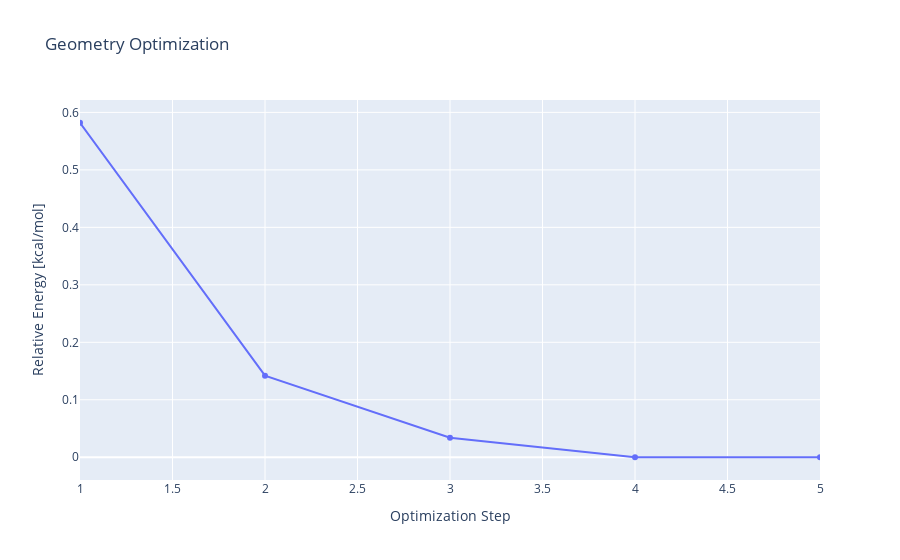
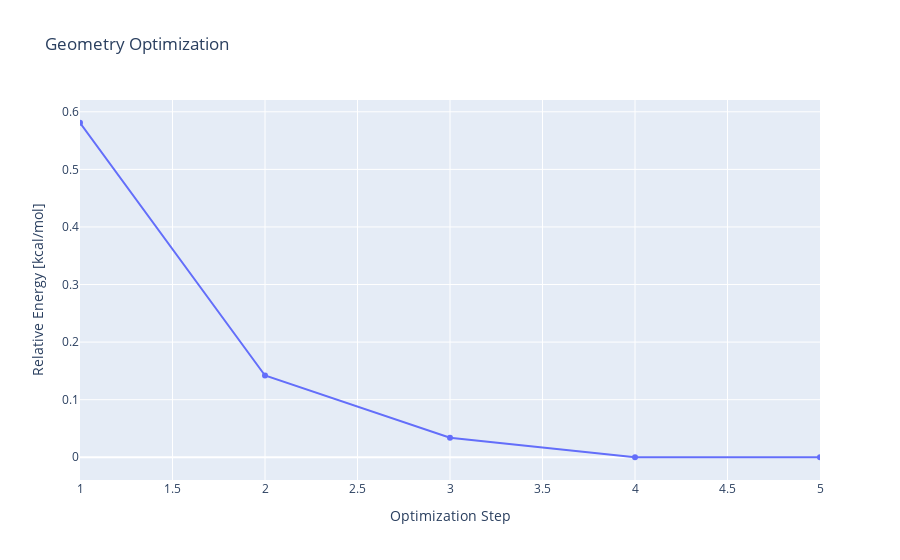
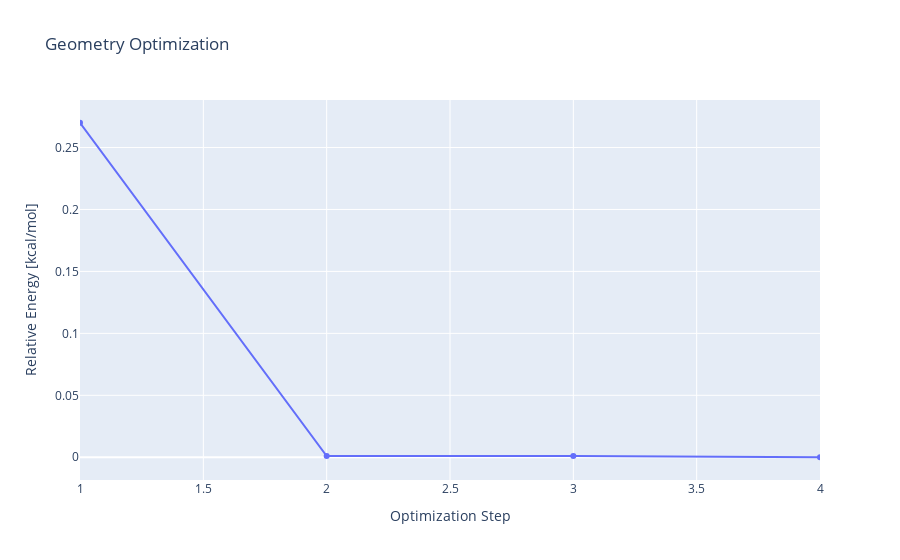
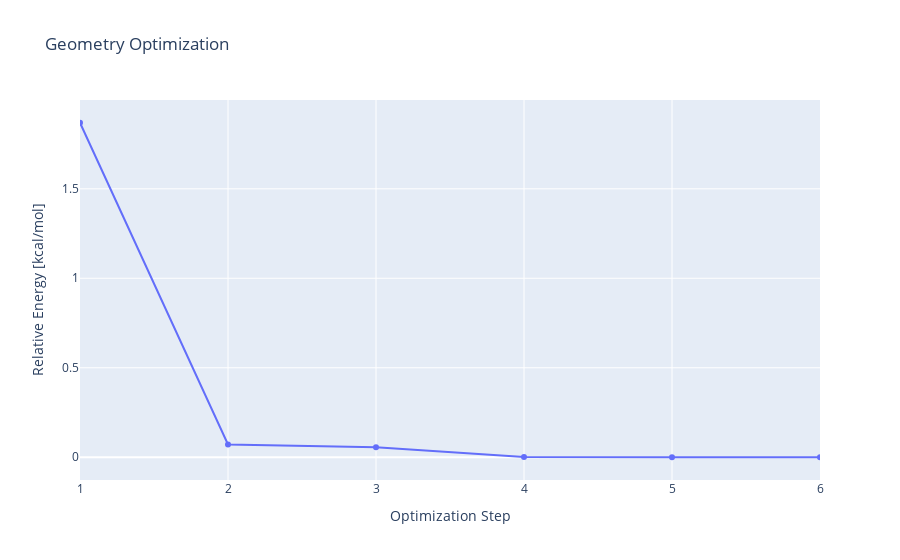

The notebook cell these images were saved under, in order:
### Code cell
H2CO_energies=[]

for LoT in LoTs:
    optimisation=workflow(ds_mols,'H2CO',LoT)
    optimisation.add_specification()
    optimisation.setup_molecule()
    optimisation.compute_molecule('basic_small')
    print(optimisation.get_results()[1].show_history())
    H2CO_energies.append((optimisation.get_results()[1].energies[-1]))
  
    
    

       
print(H2CO_energies)

### Figure 1 — Plotly figure (JSON) as saved in the notebook; plotly's stock layout.template omitted (floating-point values rounded to 4 significant figures)
{"data": [{"mode": "lines+markers", "type": "scatter", "x": [1, 2, 3, 4, 5], "y": [0.582, 0.142, 0.034, 0, 0]}], "layout": {"title": {"text": "Geometry Optimization"}, "xaxis": {"range": [1, 5], "title": {"text": "Optimization Step"}}, "yaxis": {"title": {"text": "Relative Energy [kcal/mol]"}, "zeroline": true}}}

### Figure 2 — Plotly figure (JSON) as saved in the notebook; plotly's stock layout.template omitted (floating-point values rounded to 4 significant figures)
{"data": [{"mode": "lines+markers", "type": "scatter", "x": [1, 2, 3, 4, 5], "y": [0.581, 0.142, 0.034, 0, 0]}], "layout": {"title": {"text": "Geometry Optimization"}, "xaxis": {"range": [1, 5], "title": {"text": "Optimization Step"}}, "yaxis": {"title": {"text": "Relative Energy [kcal/mol]"}, "zeroline": true}}}

### Figure 3 — Plotly figure (JSON) as saved in the notebook; plotly's stock layout.template omitted (floating-point values rounded to 4 significant figures)
{"data": [{"mode": "lines+markers", "type": "scatter", "x": [1, 2, 3, 4], "y": [0.27, 0.001, 0.001, 0]}], "layout": {"title": {"text": "Geometry Optimization"}, "xaxis": {"range": [1, 4], "title": {"text": "Optimization Step"}}, "yaxis": {"title": {"text": "Relative Energy [kcal/mol]"}, "zeroline": true}}}

### Figure 4 — Plotly figure (JSON) as saved in the notebook; plotly's stock layout.template omitted (floating-point values rounded to 4 significant figures)
{"data": [{"mode": "lines+markers", "type": "scatter", "x": [1, 2, 3, 4, 5, 6], "y": [1.869, 0.071, 0.056, 0.002, 0, 0]}], "layout": {"title": {"text": "Geometry Optimization"}, "xaxis": {"range": [1, 6], "title": {"text": "Optimization Step"}}, "yaxis": {"title": {"text": "Relative Energy [kcal/mol]"}, "zeroline": true}}}
